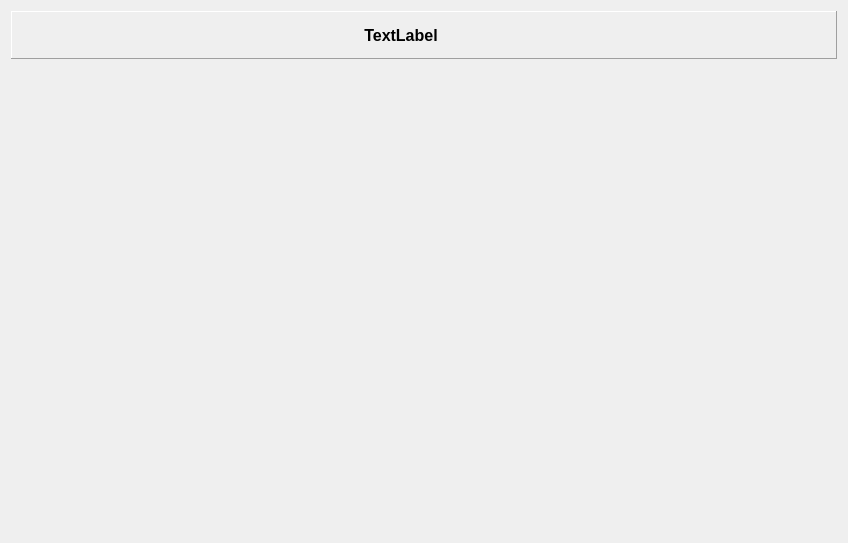
<?xml version="1.0" encoding="UTF-8"?>
<ui version="4.0">
 <class>StatusSelector</class>
 <widget class="QWidget" name="StatusSelector">
  <property name="geometry">
   <rect>
    <x>0</x>
    <y>0</y>
    <width>848</width>
    <height>543</height>
   </rect>
  </property>
  <property name="windowTitle">
   <string>Form</string>
  </property>
  <layout class="QVBoxLayout" name="verticalLayout">
   <item>
    <widget class="QFrame" name="frame">
     <property name="frameShape">
      <enum>QFrame::Panel</enum>
     </property>
     <property name="frameShadow">
      <enum>QFrame::Raised</enum>
     </property>
     <layout class="QHBoxLayout" name="horizontalLayout">
      <property name="margin">
       <number>3</number>
      </property>
      <item>
       <widget class="QLabel" name="titleLabel">
        <property name="font">
         <font>
          <family>Arial</family>
          <pointsize>12</pointsize>
          <weight>75</weight>
          <bold>true</bold>
         </font>
        </property>
        <property name="text">
         <string>TextLabel</string>
        </property>
        <property name="alignment">
         <set>Qt::AlignCenter</set>
        </property>
       </widget>
      </item>
      <item>
       <widget class="QPushButton" name="nextButton">
        <property name="minimumSize">
         <size>
          <width>38</width>
          <height>40</height>
         </size>
        </property>
        <property name="maximumSize">
         <size>
          <width>40</width>
          <height>40</height>
         </size>
        </property>
        <property name="text">
         <string/>
        </property>
        <property name="flat">
         <bool>true</bool>
        </property>
       </widget>
      </item>
     </layout>
    </widget>
   </item>
   <item>
    <widget class="QStackedWidget" name="statusBed">
     <property name="currentIndex">
      <number>0</number>
     </property>
     <widget class="QWidget" name="page"/>
     <widget class="QWidget" name="page_2"/>
    </widget>
   </item>
  </layout>
 </widget>
 <resources/>
 <connections/>
</ui>
